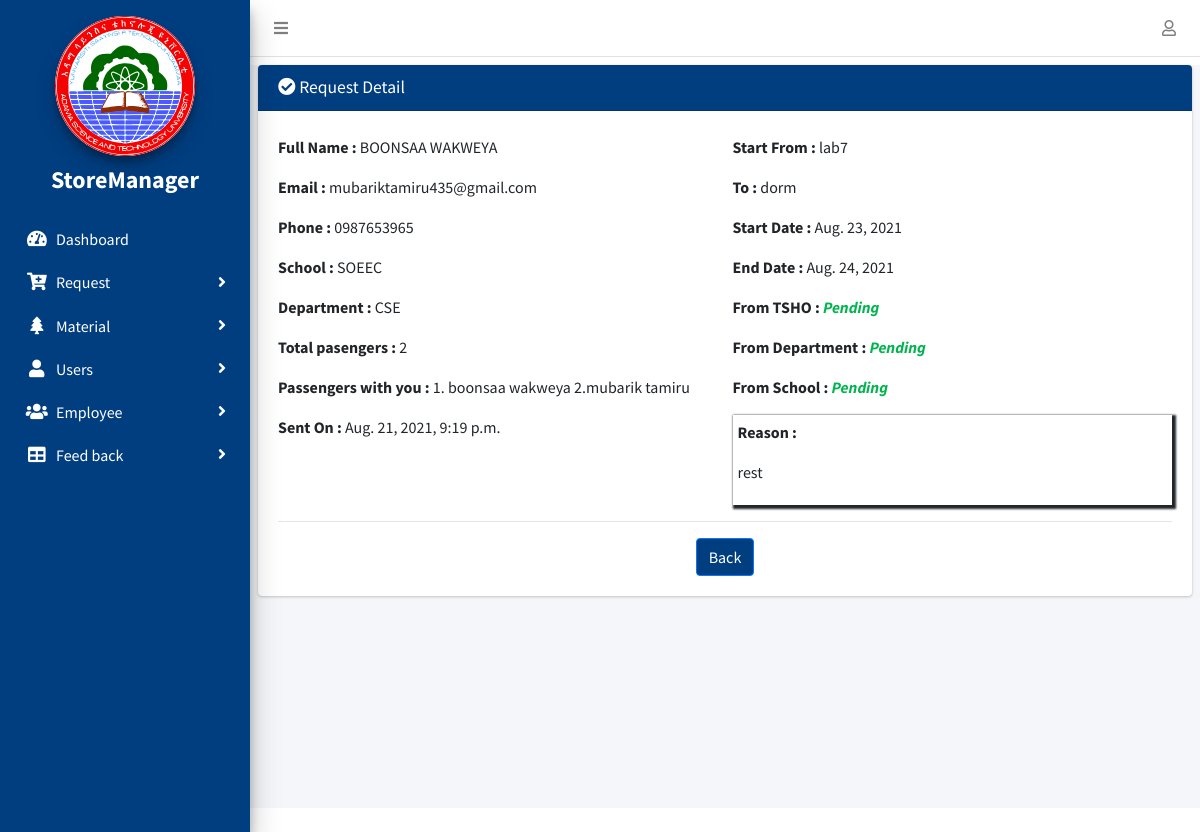
The app's page /request/my_request/detail/15 (signed in), older data.
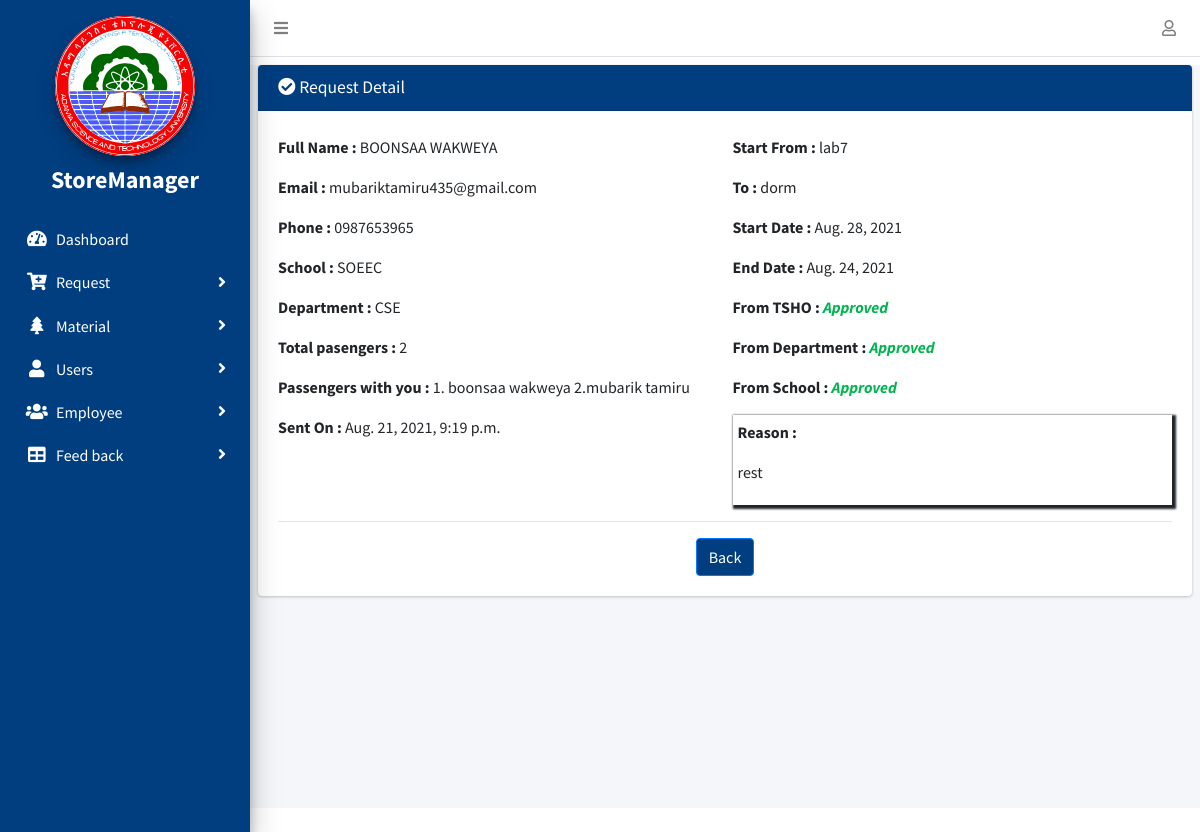
The same page, newer data.
### Trequest/models.py (models this page shows, shortened)
class TransportRequest(models.Model):
    STATUS = (
        ('Pending', 'Pending'),
        ('Approved', 'Approved'),
        ('Expired', 'Expired'),
        ('Rejected', 'Rejected'),
        ('Cancelled', 'Cancelled'),
    )
    passenger = models.ForeignKey(settings.AUTH_USER_MODEL, on_delete=models.CASCADE, related_name='user_request')
    start_from = models.CharField(max_length=200)
    destination = models.CharField(max_length=200)
    reason = RichTextField(blank=True, null=True)
    passenger_numbers = models.PositiveIntegerField(default=1)
    list_of_passengers = models.TextField(max_length=400, null=True, blank=True)
    start_date = models.DateField()
    end_date = models.DateField()
    created_at = models.DateTimeField(auto_now_add=True)
    is_expired = models.BooleanField(default=False)
    status = models.CharField(max_length=200, default='Pending', choices=STATUS)
    status2 = models.CharField(max_length=200, default='Pending', choices=STATUS)
    status3 = models.CharField(max_length=200, default='Pending', choices=STATUS)
    class Meta:
        ordering = ['-id']

class MyUser(AbstractUser):
    first_name = models.CharField(max_length=100, null=True)
    last_name = models.CharField(max_length=100, null=True)
    email = models.EmailField(null=True, blank=True,unique=True)
    ROLE = (
        ('Passenger', 'Passenger'),
        ('TSHO', 'TSHO'),
        ('Mechanic', 'Mechanic'),
        ('Driver', 'Driver'),
        ('StoreManager', 'Store Manager'),
        ('SchoolDean', 'School Dean'),
        ('DepartmentHead', 'Department Head'),
        ('VicePresident', 'Vice President'),
    )
    phone_regex = RegexValidator(
        regex=r'^\+?1?\d{10,15}$',
        message='Phone number must be entered in the format : 0987654321 or +251987654321 up to 15 digits allowed'
    )
    phone = models.CharField(validators=[phone_regex], max_length=15, blank=True,unique=True)
    school = models.ForeignKey(School, on_delete=models.SET_NULL, blank=True, null=True)
    department = models.ForeignKey(Department, on_delete=models.SET_NULL, blank=True, null=True)
    role = models.CharField(max_length=200, choices=ROLE)
    date_registered = models.DateField(auto_now_add=True)

class School(models.Model):
    name = models.CharField(max_length=100, null=True, blank=True, unique=True)
    def __str__(self):
        return self.name

class Department(models.Model):
    school = models.ForeignKey(School, on_delete=models.CASCADE)
    name = models.CharField(max_length=100, null=True, blank=True, unique=True)
    def __str__(self):
        return self.name

### Trequest/views.py (the view)
# urls.py: path('request/my_request/detail/<str:id>',views.my_request_detail, name="detail-request"),
@login_required(login_url='login')
def my_request_detail(request, id):
    myrequest_detail = TransportRequest.objects.get(id=id)
    context = {'myrequest_detail': myrequest_detail}
    return render(request, 'Trequest/my_request_detail.html', context)

### Trequest/templates/Trequest/my_request_detail.html (shortened to what this page needs)
{% extends 'Trequest/base.html' %}
{% load static%}
{% block content %}
{% load crispy_forms_tags %}
<div class="content-wrapper mt-2">
    <section class="content">
      <div class="row">
        <div class="col-md-12 ">
          <div class="card">
            <div class="card-header mb-1" style="background:#003e80;color:#fff">
                <h3 class="card-title"><i class="fa  fa-check-circle"></i> Request Detail</h3>
          </div>
           <div class="card-body">
            <div class="row">
              <div class="col-md-6">
               <p> <b>Full Name :</b> {{myrequest_detail.passenger.get_full_name}}</p>
                <p> <b>Email :</b> {{myrequest_detail.passenger.email}}</p>
                 <p> <b>Phone :</b> {{myrequest_detail.passenger.phone}}</p>
                  <p> <b>School :</b> {{myrequest_detail.passenger.school}}</p>
                <p> <b>Department :</b> {{myrequest_detail.passenger.department}}</p>
                  <p> <b>Total pasengers :</b> {{myrequest_detail.passenger_numbers}}</p>
                  <p> <b>Passengers with you :</b> {{myrequest_detail.list_of_passengers}}</p>
                  <p> <b>Sent On :</b> {{myrequest_detail.created_at}}</p>
              </div>
              <div class="col-md-6">
               <p> <b>Start From :</b> {{myrequest_detail.start_from}}</p>
                <p> <b>To :</b> {{myrequest_detail.destination}}</p>
                <p> <b>Start Date :</b> {{myrequest_detail.start_date}}</p>
                <p> <b>End Date :</b> {{myrequest_detail.end_date}}</p>
                  <p> <b>From TSHO :</b> <i style="color: #00b44e;font-weight: bold">{{myrequest_detail.status}}</i></p>
                  {% if request.user.role != "DepartmentHead" and request.user.role != "SchoolDean" %}
                  <p> <b>From Department :</b> <i style="color: #00b44e;font-weight: bold">{{myrequest_detail.status2}}</i></p>
                  {% endif %}
                  {% if request.user.role != "SchoolDean" %}
                  <p> <b>From School :</b> <i style="color: #00b44e;font-weight: bold">{{myrequest_detail.status3}}</i></p>
                  {% endif %}
                  <div style="box-shadow: 2px 2px 2px 2px;padding: 5px;">
                    <p> <b>Reason :</b> {{myrequest_detail.reason|safe}}</p>
                  </div>
              </div>
            </div>
            <hr>
  <center> <a href="{% url 'my-request' %}" class="btn btn-primary" style="background:#003e80 ">Back</a></center>
          </div>
          </div>
        </div>
      </div>
    </section>
  </div>
{% endblock content %}

Row changes from the older to the newer data that the page shows:
changed TransportRequest "1. boonsaa wakweya 2.mubarik tamiru": start_date "Aug. 23, 2021" → "Aug. 28, 2021"; status "Pending" → "Approved"; status2 "Pending" → "Approved"; status3 "Pending" → "Approved"
